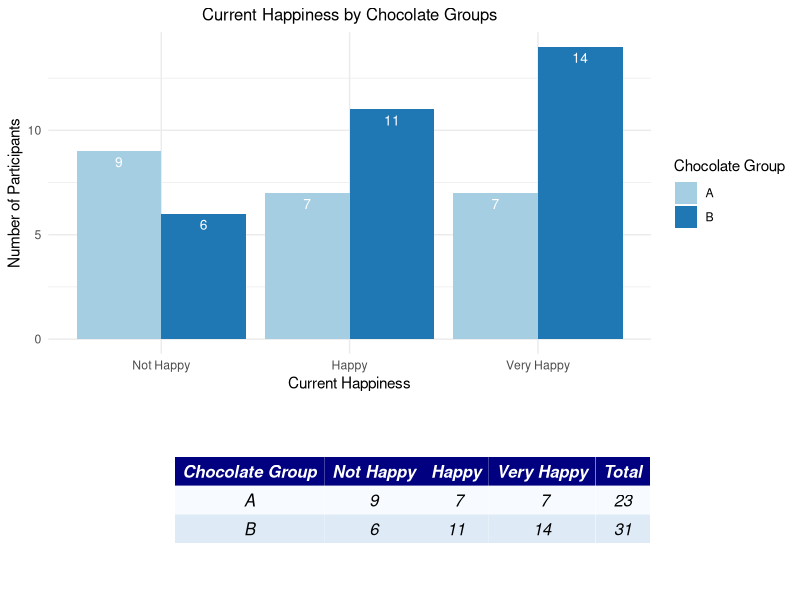

Here is the R script that generated this plot:
## ---- chunk 1
knitr::opts_chunk$set(echo = TRUE)
## ---- chunk 2
data<-read.csv('Be curious 2022 participant data.csv')
data$Colour<-as.factor(data$Colour)
data$Group<-as.factor(data$Group)
data$How.Happy.Are.You.<-factor(data$How.Happy.Are.You., ordered=TRUE, labels=c("Not Happy","Happy","Very Happy"))

OverallPlotData <- data.frame(table(data$Group, data$How.Happy.Are.You.))
colnames(OverallPlotData) <- c("Chocolate Group", "Happy", "Freq")

library(ggplot2)
library(scales)
library(grid)
library(gridExtra)
library(tidyr)

OverallPlot <- ggplot(OverallPlotData, aes(fill=`Chocolate Group`, x=Happy, y=Freq)) + 
  geom_bar(position="dodge", stat="identity") + theme_minimal() + theme(plot.title = element_text(size = 12,hjust=0.5)) +
  scale_fill_brewer(palette="Paired") + 
  geom_text(aes(label=Freq), vjust=1.6, color="white", position = position_dodge(0.9), size=3.5) +
  labs(title="Current Happiness by Chocolate Groups", x="Current Happiness", y="Number of Participants")


tt3 <- ttheme_minimal(
  core=list(bg_params = list(fill = blues9[1:4], col=NA),
            fg_params=list(fontface=3)),
  colhead=list(bg_params = list(fill = "navyblue", col=NA),
               fg_params=list(col="white", fontface=4L)),
  rowhead=list(fg_params=list(col="white", fontface=3L)))

table<-spread(OverallPlotData,key=Happy,value=Freq)
table[,5]<-rowSums(table[,2:4])
colnames(table)[5]<-"Total"
tbl <- tableGrob(table, theme=tt3)


grid.arrange(OverallPlot, tbl,
             nrow = 2,
             heights = c(1, 0.5))
## ---- chunk 3

## ---- chunk 4
chisq <- chisq.test(table(data$Group, data$How.Happy.Are.You.))
fishers <- fisher.test(table(data$Group, data$How.Happy.Are.You.))

if(chisq$expected[1,1] < 5 || chisq$expected[1,2] < 5 || chisq$expected[1,3] < 5 || chisq$expected[2,1] < 5 || chisq$expected[2,2] < 5 || chisq$expected[2,3] < 5){
  if(fishers$p.value<0.05){ans <- "Fishers Test: Happiness and Chocolate Group are not independent"}
  else{ans <- "Fishers Test: Happiness and Chocolate Group are independent"}
  
}else{
  if(chisq$p.value<0.05){ans <- "Chi-Squared Test: Happiness and Chocolate Group are not independent"}
  else{ans <- "Chi-Squared Test: Happiness and Chocolate Group are independent"}
}
ans
